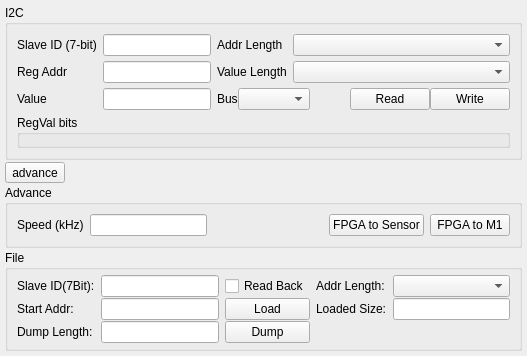
     <widget class="QWidget" name="tab_1">
      <property name="sizePolicy">
       <sizepolicy hsizetype="Preferred" vsizetype="Minimum">
        <horstretch>0</horstretch>
        <verstretch>0</verstretch>
       </sizepolicy>
      </property>
      <attribute name="title">
       <string>I2C Debug</string>
      </attribute>
      <layout class="QGridLayout" name="gridLayout_4" rowstretch="1,0,0,0">
       <property name="leftMargin">
        <number>5</number>
       </property>
       <property name="topMargin">
        <number>5</number>
       </property>
       <property name="rightMargin">
        <number>5</number>
       </property>
       <property name="bottomMargin">
        <number>5</number>
       </property>
       <property name="horizontalSpacing">
        <number>0</number>
       </property>
       <property name="verticalSpacing">
        <number>2</number>
       </property>
       <item row="2" column="0">
        <widget class="QGroupBox" name="advanceBox">
         <property name="sizePolicy">
          <sizepolicy hsizetype="Preferred" vsizetype="Minimum">
           <horstretch>0</horstretch>
           <verstretch>0</verstretch>
          </sizepolicy>
         </property>
         <property name="title">
          <string>Advance</string>
         </property>
         <layout class="QGridLayout" name="gridLayout_3">
          <item row="1" column="1">
           <widget class="QLineEdit" name="I2CRateEdit">
            <property name="sizePolicy">
             <sizepolicy hsizetype="Expanding" vsizetype="Minimum">
              <horstretch>0</horstretch>
              <verstretch>0</verstretch>
             </sizepolicy>
            </property>
            <property name="minimumSize">
             <size>
              <width>0</width>
              <height>0</height>
             </size>
            </property>
            <property name="maximumSize">
             <size>
              <width>189</width>
              <height>16777215</height>
             </size>
            </property>
           </widget>
          </item>
          <item row="1" column="3">
           <widget class="QPushButton" name="fpgaToSensorBtn">
            <property name="sizePolicy">
             <sizepolicy hsizetype="Fixed" vsizetype="Minimum">
              <horstretch>0</horstretch>
              <verstretch>0</verstretch>
             </sizepolicy>
            </property>
            <property name="text">
             <string>FPGA to Sensor</string>
            </property>
           </widget>
          </item>
          <item row="1" column="2">
           <spacer name="horizontalSpacer_3">
            <property name="orientation">
             <enum>Qt::Orientation::Horizontal</enum>
            </property>
            <property name="sizeHint" stdset="0">
             <size>
              <width>40</width>
              <height>20</height>
             </size>
            </property>
           </spacer>
          </item>
          <item row="1" column="0">
           <widget class="QLabel" name="label_6">
            <property name="sizePolicy">
             <sizepolicy hsizetype="Preferred" vsizetype="Minimum">
              <horstretch>0</horstretch>
              <verstretch>0</verstretch>
             </sizepolicy>
            </property>
            <property name="maximumSize">
             <size>
              <width>16777215</width>
              <height>30</height>
             </size>
            </property>
            <property name="text">
             <string>Speed (kHz)</string>
            </property>
           </widget>
          </item>
          <item row="1" column="4">
           <widget class="QPushButton" name="fpgaToM1Btn">
            <property name="sizePolicy">
             <sizepolicy hsizetype="Minimum" vsizetype="Minimum">
              <horstretch>0</horstretch>
              <verstretch>0</verstretch>
             </sizepolicy>
            </property>
            <property name="text">
             <string>FPGA to M1</string>
            </property>
           </widget>
          </item>
         </layout>
        </widget>
       </item>
       <item row="3" column="0">
        <widget class="QGroupBox" name="i2cFileGroup">
         <property name="sizePolicy">
          <sizepolicy hsizetype="Preferred" vsizetype="Minimum">
           <horstretch>0</horstretch>
           <verstretch>0</verstretch>
          </sizepolicy>
         </property>
         <property name="minimumSize">
          <size>
           <width>0</width>
           <height>80</height>
          </size>
         </property>
         <property name="title">
          <string>File</string>
         </property>
         <layout class="QGridLayout" name="gridLayout_11">
          <property name="leftMargin">
           <number>9</number>
          </property>
          <property name="topMargin">
           <number>5</number>
          </property>
          <property name="rightMargin">
           <number>9</number>
          </property>
          <property name="bottomMargin">
           <number>5</number>
          </property>
          <property name="verticalSpacing">
           <number>1</number>
          </property>
          <item row="1" column="0">
           <widget class="QLabel" name="label_12">
            <property name="sizePolicy">
             <sizepolicy hsizetype="Preferred" vsizetype="Minimum">
              <horstretch>0</horstretch>
              <verstretch>0</verstretch>
             </sizepolicy>
            </property>
            <property name="text">
             <string>Start Addr:</string>
            </property>
           </widget>
          </item>
          <item row="1" column="3">
           <widget class="QLabel" name="label_38">
            <property name="sizePolicy">
             <sizepolicy hsizetype="Preferred" vsizetype="Minimum">
              <horstretch>0</horstretch>
              <verstretch>0</verstretch>
             </sizepolicy>
            </property>
            <property name="text">
             <string>Loaded Size:</string>
            </property>
           </widget>
          </item>
          <item row="0" column="0">
           <widget class="QLabel" name="label_36">
            <property name="sizePolicy">
             <sizepolicy hsizetype="Preferred" vsizetype="Minimum">
              <horstretch>0</horstretch>
              <verstretch>0</verstretch>
             </sizepolicy>
            </property>
            <property name="text">
             <string>Slave ID(7Bit):</string>
            </property>
           </widget>
          </item>
          <item row="1" column="2">
           <widget class="QPushButton" name="i2cFileLoadBtn">
            <property name="sizePolicy">
             <sizepolicy hsizetype="Minimum" vsizetype="Minimum">
              <horstretch>0</horstretch>
              <verstretch>0</verstretch>
             </sizepolicy>
            </property>
            <property name="text">
             <string>Load</string>
            </property>
           </widget>
          </item>
          <item row="0" column="1">
           <widget class="QLineEdit" name="i2cFileSlaveIdEdit">
            <property name="sizePolicy">
             <sizepolicy hsizetype="Expanding" vsizetype="Minimum">
              <horstretch>0</horstretch>
              <verstretch>0</verstretch>
             </sizepolicy>
            </property>
           </widget>
          </item>
          <item row="1" column="1">
           <widget class="QLineEdit" name="i2cFileStartAddrEdit">
            <property name="sizePolicy">
             <sizepolicy hsizetype="Expanding" vsizetype="Minimum">
              <horstretch>0</horstretch>
              <verstretch>0</verstretch>
             </sizepolicy>
            </property>
            <property name="text">
             <string notr="true"/>
            </property>
            <property name="readOnly">
             <bool>false</bool>
            </property>
           </widget>
          </item>
          <item row="0" column="4">
           <widget class="QComboBox" name="i2cFileAddrLengthCombo">
            <property name="sizePolicy">
             <sizepolicy hsizetype="Preferred" vsizetype="Minimum">
              <horstretch>0</horstretch>
              <verstretch>0</verstretch>
             </sizepolicy>
            </property>
           </widget>
          </item>
          <item row="0" column="3">
           <widget class="QLabel" name="label_37">
            <property name="sizePolicy">
             <sizepolicy hsizetype="Preferred" vsizetype="Minimum">
              <horstretch>0</horstretch>
              <verstretch>0</verstretch>
             </sizepolicy>
            </property>
            <property name="text">
             <string>Addr Length:</string>
            </property>
           </widget>
          </item>
          <item row="1" column="4">
           <widget class="QLineEdit" name="i2cFileLoadedSizeEdit">
            <property name="sizePolicy">
             <sizepolicy hsizetype="Expanding" vsizetype="Minimum">
              <horstretch>0</horstretch>
              <verstretch>0</verstretch>
             </sizepolicy>
            </property>
            <property name="readOnly">
             <bool>true</bool>
            </property>
           </widget>
          </item>
          <item row="2" column="0">
           <widget class="QLabel" name="label_39">
            <property name="sizePolicy">
             <sizepolicy hsizetype="Preferred" vsizetype="Minimum">
              <horstretch>0</horstretch>
              <verstretch>0</verstretch>
             </sizepolicy>
            </property>
            <property name="text">
             <string>Dump Length:</string>
            </property>
           </widget>
          </item>
          <item row="2" column="1">
           <widget class="QLineEdit" name="i2cFileDumpLengthEdit">
            <property name="sizePolicy">
             <sizepolicy hsizetype="Expanding" vsizetype="Minimum">
              <horstretch>0</horstretch>
              <verstretch>0</verstretch>
             </sizepolicy>
            </property>
           </widget>
          </item>
          <item row="2" column="2">
           <widget class="QPushButton" name="i2cFileDumpBtn">
            <property name="sizePolicy">
             <sizepolicy hsizetype="Minimum" vsizetype="Minimum">
              <horstretch>0</horstretch>
              <verstretch>0</verstretch>
             </sizepolicy>
            </property>
            <property name="text">
             <string>Dump</string>
            </property>
           </widget>
          </item>
          <item row="0" column="2">
           <widget class="QCheckBox" name="i2cFileReadBackCheck">
            <property name="sizePolicy">
             <sizepolicy hsizetype="Minimum" vsizetype="Minimum">
              <horstretch>0</horstretch>
              <verstretch>0</verstretch>
             </sizepolicy>
            </property>
            <property name="text">
             <string>Read Back</string>
            </property>
           </widget>
          </item>
         </layout>
        </widget>
       </item>
       <item row="0" column="0">
        <widget class="QGroupBox" name="groupBox">
         <property name="sizePolicy">
          <sizepolicy hsizetype="Expanding" vsizetype="Minimum">
           <horstretch>0</horstretch>
           <verstretch>0</verstretch>
          </sizepolicy>
         </property>
         <property name="title">
          <string>I2C</string>
         </property>
         <layout class="QGridLayout" name="gridLayout" rowstretch="0,0,0,0">
          <property name="verticalSpacing">
           <number>5</number>
          </property>
          <item row="0" column="2">
           <widget class="QLabel" name="label_4">
            <property name="sizePolicy">
             <sizepolicy hsizetype="Preferred" vsizetype="Minimum">
              <horstretch>0</horstretch>
              <verstretch>0</verstretch>
             </sizepolicy>
            </property>
            <property name="maximumSize">
             <size>
              <width>16777215</width>
              <height>30</height>
             </size>
            </property>
            <property name="text">
             <string>Addr Length</string>
            </property>
           </widget>
          </item>
          <item row="0" column="0">
           <widget class="QLabel" name="label">
            <property name="sizePolicy">
             <sizepolicy hsizetype="Preferred" vsizetype="Minimum">
              <horstretch>0</horstretch>
              <verstretch>0</verstretch>
             </sizepolicy>
            </property>
            <property name="maximumSize">
             <size>
              <width>16777215</width>
              <height>30</height>
             </size>
            </property>
            <property name="text">
             <string>Slave ID (7-bit)</string>
            </property>
           </widget>
          </item>
          <item row="1" column="2">
           <widget class="QLabel" name="label_5">
            <property name="sizePolicy">
             <sizepolicy hsizetype="Preferred" vsizetype="Minimum">
              <horstretch>0</horstretch>
              <verstretch>0</verstretch>
             </sizepolicy>
            </property>
            <property name="maximumSize">
             <size>
              <width>16777215</width>
              <height>30</height>
             </size>
            </property>
            <property name="text">
             <string>Value Length</string>
            </property>
           </widget>
          </item>
          <item row="2" column="1">
           <layout class="QHBoxLayout" name="horizontalLayout_8">
            <item>
             <widget class="QLineEdit" name="I2CRegValueEdit">
              <property name="sizePolicy">
               <sizepolicy hsizetype="Expanding" vsizetype="Minimum">
                <horstretch>0</horstretch>
                <verstretch>0</verstretch>
               </sizepolicy>
              </property>
              <property name="minimumSize">
               <size>
                <width>0</width>
                <height>0</height>
               </size>
              </property>
             </widget>
            </item>
            <item>
             <layout class="QVBoxLayout" name="btnsLayout2"/>
            </item>
           </layout>
          </item>
          <item row="1" column="3">
           <widget class="QComboBox" name="I2CValueLengthBox">
            <property name="sizePolicy">
             <sizepolicy hsizetype="Expanding" vsizetype="Minimum">
              <horstretch>0</horstretch>
              <verstretch>0</verstretch>
             </sizepolicy>
            </property>
           </widget>
          </item>
          <item row="0" column="1">
           <layout class="QHBoxLayout" name="horizontalLayout_11">
            <property name="spacing">
             <number>5</number>
            </property>
            <item>
             <widget class="QLineEdit" name="I2CSlaveAddrEdit">
              <property name="sizePolicy">
               <sizepolicy hsizetype="Expanding" vsizetype="Minimum">
                <horstretch>0</horstretch>
                <verstretch>0</verstretch>
               </sizepolicy>
              </property>
             </widget>
            </item>
           </layout>
          </item>
          <item row="1" column="1">
           <layout class="QHBoxLayout" name="horizontalLayout_7">
            <item>
             <widget class="QLineEdit" name="I2CRegAddrEdit">
              <property name="sizePolicy">
               <sizepolicy hsizetype="Expanding" vsizetype="Minimum">
                <horstretch>0</horstretch>
                <verstretch>0</verstretch>
               </sizepolicy>
              </property>
              <property name="minimumSize">
               <size>
                <width>0</width>
                <height>0</height>
               </size>
              </property>
             </widget>
            </item>
            <item>
             <layout class="QVBoxLayout" name="btnsLayout1"/>
            </item>
           </layout>
          </item>
          <item row="2" column="2" colspan="2">
           <layout class="QHBoxLayout" name="horizontalLayout_3">
            <property name="topMargin">
             <number>0</number>
            </property>
            <property name="bottomMargin">
             <number>0</number>
            </property>
            <item>
             <widget class="QLabel" name="label_28">
              <property name="sizePolicy">
               <sizepolicy hsizetype="Preferred" vsizetype="Minimum">
                <horstretch>0</horstretch>
                <verstretch>0</verstretch>
               </sizepolicy>
              </property>
              <property name="text">
               <string>Bus</string>
              </property>
             </widget>
            </item>
            <item>
             <widget class="QComboBox" name="I2CBusComboBox">
              <property name="sizePolicy">
               <sizepolicy hsizetype="Expanding" vsizetype="Minimum">
                <horstretch>0</horstretch>
                <verstretch>0</verstretch>
               </sizepolicy>
              </property>
             </widget>
            </item>
            <item>
             <spacer name="horizontalSpacer">
              <property name="orientation">
               <enum>Qt::Orientation::Horizontal</enum>
              </property>
              <property name="sizeHint" stdset="0">
               <size>
                <width>40</width>
                <height>20</height>
               </size>
              </property>
             </spacer>
            </item>
            <item>
             <widget class="QPushButton" name="IC2ReadBtn">
              <property name="sizePolicy">
               <sizepolicy hsizetype="Minimum" vsizetype="Minimum">
                <horstretch>0</horstretch>
                <verstretch>0</verstretch>
               </sizepolicy>
              </property>
              <property name="text">
               <string>Read</string>
              </property>
             </widget>
            </item>
            <item>
             <widget class="QPushButton" name="IC2WriteBtn">
              <property name="sizePolicy">
               <sizepolicy hsizetype="Minimum" vsizetype="Minimum">
                <horstretch>0</horstretch>
                <verstretch>0</verstretch>
               </sizepolicy>
              </property>
              <property name="text">
               <string>Write</string>
              </property>
             </widget>
            </item>
           </layout>
          </item>
          <item row="2" column="0">
           <widget class="QLabel" name="label_3">
            <property name="sizePolicy">
             <sizepolicy hsizetype="Preferred" vsizetype="Minimum">
              <horstretch>0</horstretch>
              <verstretch>0</verstretch>
             </sizepolicy>
            </property>
            <property name="maximumSize">
             <size>
              <width>16777215</width>
              <height>30</height>
             </size>
            </property>
            <property name="text">
             <string>Value</string>
            </property>
           </widget>
          </item>
          <item row="1" column="0">
           <widget class="QLabel" name="label_2">
            <property name="sizePolicy">
             <sizepolicy hsizetype="Preferred" vsizetype="Minimum">
              <horstretch>0</horstretch>
              <verstretch>0</verstretch>
             </sizepolicy>
            </property>
            <property name="maximumSize">
             <size>
              <width>16777215</width>
              <height>30</height>
             </size>
            </property>
            <property name="text">
             <string>Reg Addr</string>
            </property>
           </widget>
          </item>
          <item row="0" column="3">
           <widget class="QComboBox" name="I2CAddrLengthBox">
            <property name="sizePolicy">
             <sizepolicy hsizetype="Expanding" vsizetype="Minimum">
              <horstretch>0</horstretch>
              <verstretch>0</verstretch>
             </sizepolicy>
            </property>
           </widget>
          </item>
          <item row="3" column="0" colspan="4">
           <widget class="QGroupBox" name="groupBox_5">
            <property name="sizePolicy">
             <sizepolicy hsizetype="Preferred" vsizetype="Minimum">
              <horstretch>0</horstretch>
              <verstretch>0</verstretch>
             </sizepolicy>
            </property>
            <property name="maximumSize">
             <size>
              <width>16777215</width>
              <height>100</height>
             </size>
            </property>
            <property name="title">
             <string>RegVal bits</string>
            </property>
            <layout class="QVBoxLayout" name="RegValbits">
             <property name="spacing">
              <number>0</number>
             </property>
             <property name="leftMargin">
              <number>20</number>
             </property>
             <property name="topMargin">
              <number>0</number>
             </property>
             <property name="rightMargin">
              <number>0</number>
             </property>
             <property name="bottomMargin">
              <number>0</number>
             </property>
             <item>
              <layout class="QHBoxLayout" name="bitBoxLayout">
               <property name="bottomMargin">
                <number>10</number>
               </property>
              </layout>
             </item>
            </layout>
           </widget>
          </item>
         </layout>
        </widget>
       </item>
       <item row="1" column="0">
        <widget class="QToolButton" name="advanceBtn">
         <property name="sizePolicy">
          <sizepolicy hsizetype="Fixed" vsizetype="Minimum">
           <horstretch>0</horstretch>
           <verstretch>0</verstretch>
          </sizepolicy>
         </property>
         <property name="text">
          <string>advance</string>
         </property>
         <property name="toolButtonStyle">
          <enum>Qt::ToolButtonStyle::ToolButtonTextOnly</enum>
         </property>
        </widget>
       </item>
      </layout>
     </widget>
